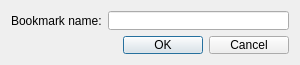
<?xml version="1.0" encoding="UTF-8"?>
<ui version="4.0">
 <class>BookmarkNameDialog</class>
 <widget class="QDialog" name="BookmarkNameDialog">
  <property name="geometry">
   <rect>
    <x>0</x>
    <y>0</y>
    <width>300</width>
    <height>65</height>
   </rect>
  </property>
  <property name="minimumSize">
   <size>
    <width>300</width>
    <height>65</height>
   </size>
  </property>
  <property name="maximumSize">
   <size>
    <width>300</width>
    <height>65</height>
   </size>
  </property>
  <property name="windowTitle">
   <string>Bookmark saving</string>
  </property>
  <layout class="QGridLayout" name="gridLayout">
   <item row="1" column="0">
    <widget class="QDialogButtonBox" name="buttonBox">
     <property name="orientation">
      <enum>Qt::Horizontal</enum>
     </property>
     <property name="standardButtons">
      <set>QDialogButtonBox::Cancel|QDialogButtonBox::Ok</set>
     </property>
    </widget>
   </item>
   <item row="0" column="0">
    <layout class="QGridLayout" name="gridLayout_2">
     <item row="0" column="0">
      <widget class="QLabel" name="label">
       <property name="text">
        <string>Bookmark name:</string>
       </property>
      </widget>
     </item>
     <item row="0" column="1">
      <widget class="QLineEdit" name="lineEdit"/>
     </item>
    </layout>
   </item>
  </layout>
 </widget>
 <resources/>
 <connections>
  <connection>
   <sender>buttonBox</sender>
   <signal>accepted()</signal>
   <receiver>BookmarkNameDialog</receiver>
   <slot>accept()</slot>
   <hints>
    <hint type="sourcelabel">
     <x>248</x>
     <y>254</y>
    </hint>
    <hint type="destinationlabel">
     <x>157</x>
     <y>274</y>
    </hint>
   </hints>
  </connection>
  <connection>
   <sender>buttonBox</sender>
   <signal>rejected()</signal>
   <receiver>BookmarkNameDialog</receiver>
   <slot>reject()</slot>
   <hints>
    <hint type="sourcelabel">
     <x>316</x>
     <y>260</y>
    </hint>
    <hint type="destinationlabel">
     <x>286</x>
     <y>274</y>
    </hint>
   </hints>
  </connection>
 </connections>
</ui>
